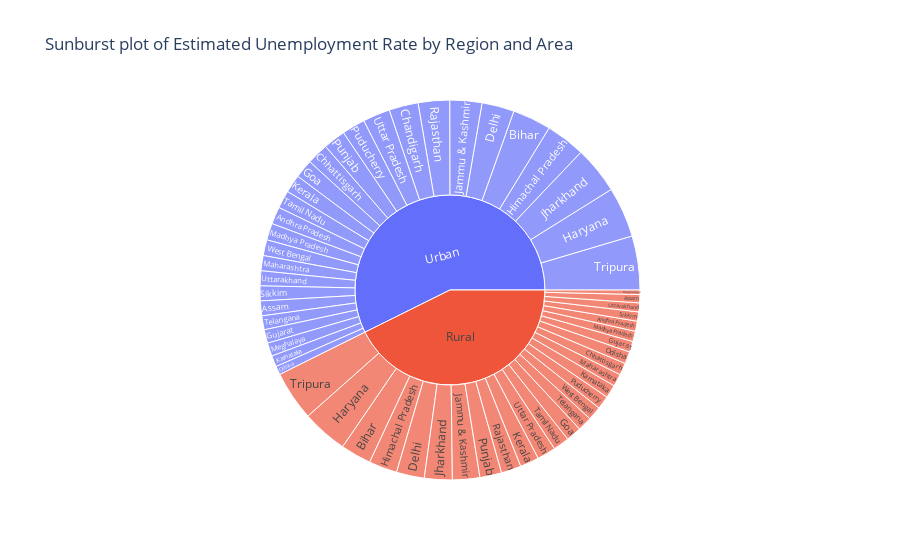

The notebook cell saved with this chart:
### Markdown cell above
#### Estimated Unemployment Rate by Area and Region

### Code cell
mean_area_region_df = my_df.groupby(['area', 'region'])['estimated unemployment rate (%)'].mean().reset_index()

fig = px.sunburst(
    mean_area_region_df,
    path=['area', 'region'],
    values='estimated unemployment rate (%)',
    #color='estimated unemployment rate (%)',
    title = 'Sunburst plot of Estimated Unemployment Rate by Region and Area',
    hover_data=['region']
)

fig.show()

### Figure 1 — Plotly figure (JSON) as saved in the notebook; plotly's stock layout.template omitted (floating-point values rounded to 4 significant figures)
{"data": [{"branchvalues": "total", "customdata": [["Andhra Pradesh"], ["Andhra Pradesh"], ["Assam"], ["Assam"], ["Bihar"], ["Bihar"], ["Chandigarh"], ["Chhattisgarh"], ["Chhattisgarh"], ["Delhi"], ["Delhi"], ["Goa"], ["Goa"], ["Gujarat"], ["Gujarat"], ["Haryana"], ["Haryana"], ["Himachal Pradesh"], ["Himachal Pradesh"], ["Jammu & Kashmir"], ["Jammu & Kashmir"], ["Jharkhand"], ["Jharkhand"], ["Karnataka"], ["Karnataka"], ["Kerala"], ["Kerala"], ["Madhya Pradesh"], ["Madhya Pradesh"], ["Maharashtra"], ["Maharashtra"], ["Meghalaya"], ["Meghalaya"], ["Odisha"], ["Odisha"], ["Puducherry"], ["Puducherry"], ["Punjab"], ["Punjab"], ["Rajasthan"], ["Rajasthan"], ["Sikkim"], ["Sikkim"], ["Tamil Nadu"], ["Tamil Nadu"], ["Telangana"], ["Telangana"], ["Tripura"], ["Tripura"], ["Uttar Pradesh"], ["Uttar Pradesh"], ["Uttarakhand"], ["Uttarakhand"], ["West Bengal"], ["West Bengal"], ["(?)"], ["(?)"]], "domain": {"x": [0, 1], "y": [0, 1]}, "hovertemplate": "labels=%{label}<br>estimated unemployment rate (%)=%{value}<br>parent=%{parent}<br>id=%{id}<br>region=%{customdata[0]}<extra></extra>", "ids": ["Rural/Andhra Pradesh", "Urban/Andhra Pradesh", "Rural/Assam", "Urban/Assam", "Rural/Bihar", "Urban/Bihar", "Urban/Chandigarh", "Rural/Chhattisgarh", "Urban/Chhattisgarh", "Rural/Delhi", "Urban/Delhi", "Rural/Goa", "Urban/Goa", "Rural/Gujarat", "Urban/Gujarat", "Rural/Haryana", "Urban/Haryana", "Rural/Himachal Pradesh", "Urban/Himachal Pradesh", "Rural/Jammu & Kashmir", "Urban/Jammu & Kashmir", "Rural/Jharkhand", "Urban/Jharkhand", "Rural/Karnataka", "Urban/Karnataka", "Rural/Kerala", "Urban/Kerala", "Rural/Madhya Pradesh", "Urban/Madhya Pradesh", "Rural/Maharashtra", "Urban/Maharashtra", "Rural/Meghalaya", "Urban/Meghalaya", "Rural/Odisha", "Urban/Odisha", "Rural/Puducherry", "Urban/Puducherry", "Rural/Punjab", "Urban/Punjab", "Rural/Rajasthan", "Urban/Rajasthan", "Rural/Sikkim", "Urban/Sikkim", "Rural/Tamil Nadu", "Urban/Tamil Nadu", "Rural/Telangana", "Urban/Telangana", "Rural/Tripura", "Urban/Tripura", "Rural/Uttar Pradesh", "Urban/Uttar Pradesh", "Rural/Uttarakhand", "Urban/Uttarakhand", "Rural/West Bengal", "Urban/West Bengal", "Rural", "Urban"], "labels": ["Andhra Pradesh", "Andhra Pradesh", "Assam", "Assam", "Bihar", "Bihar", "Chandigarh", "Chhattisgarh", "Chhattisgarh", "Delhi", "Delhi", "Goa", "Goa", "Gujarat", "Gujarat", "Haryana", "Haryana", "Himachal Pradesh", "Himachal Pradesh", "Jammu & Kashmir", "Jammu & Kashmir", "Jharkhand", "Jharkhand", "Karnataka", "Karnataka", "Kerala", "Kerala", "Madhya Pradesh", "Madhya Pradesh", "Maharashtra", "Maharashtra", "Meghalaya", "Meghalaya", "Odisha", "Odisha", "Puducherry", "Puducherry", "Punjab", "Punjab", "Rajasthan", "Rajasthan", "Sikkim", "Sikkim", "Tamil Nadu", "Tamil Nadu", "Telangana", "Telangana", "Tripura", "Tripura", "Uttar Pradesh", "Uttar Pradesh", "Uttarakhand", "Uttarakhand", "West Bengal", "West Bengal", "Rural", "Urban"], "name": "", "parents": ["Rural", "Urban", "Rural", "Urban", "Rural", "Urban", "Urban", "Rural", "Urban", "Rural", "Urban", "Rural", "Urban", "Rural", "Urban", "Rural", "Urban", "Rural", "Urban", "Rural", "Urban", "Rural", "Urban", "Rural", "Urban", "Rural", "Urban", "Rural", "Urban", "Rural", "Urban", "Rural", "Urban", "Rural", "Urban", "Rural", "Urban", "Rural", "Urban", "Rural", "Urban", "Rural", "Urban", "Rural", "Urban", "Rural", "Urban", "Rural", "Urban", "Rural", "Urban", "Rural", "Urban", "Rural", "Urban", "", ""], "type": "sunburst", "values": [5.526, 9.428, 4.491, 8.089, 16.77, 21.07, 15.99, 6.629, 11.85, 15.26, 17.73, 8.39, 10.16, 5.917, 7.411, 25.01, 27.55, 15.5, 21.58, 14.95, 17.55, 15.22, 25.95, 7.224, 6.128, 10.34, 9.906, 5.654, 9.159, 6.81, 8.305, 2.475, 7.302, 6.613, 4.703, 7.263, 12.75, 11.92, 12.14, 10.93, 17.19, 5.08, 8.153, 8.776, 9.793, 7.864, 7.612, 27.17, 29.53, 10.21, 14.89, 4.882, 8.162, 7.572, 8.677, 274.5, 368.8]}], "layout": {"legend": {"tracegroupgap": 0}, "title": {"text": "Sunburst plot of Estimated Unemployment Rate by Region and Area"}}}
